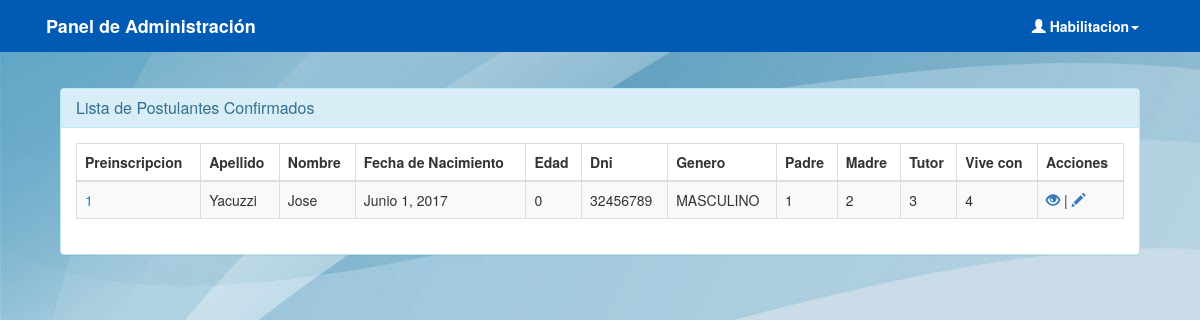
Page /administrador/post-confirmados/ (signed in) on the earlier database version.
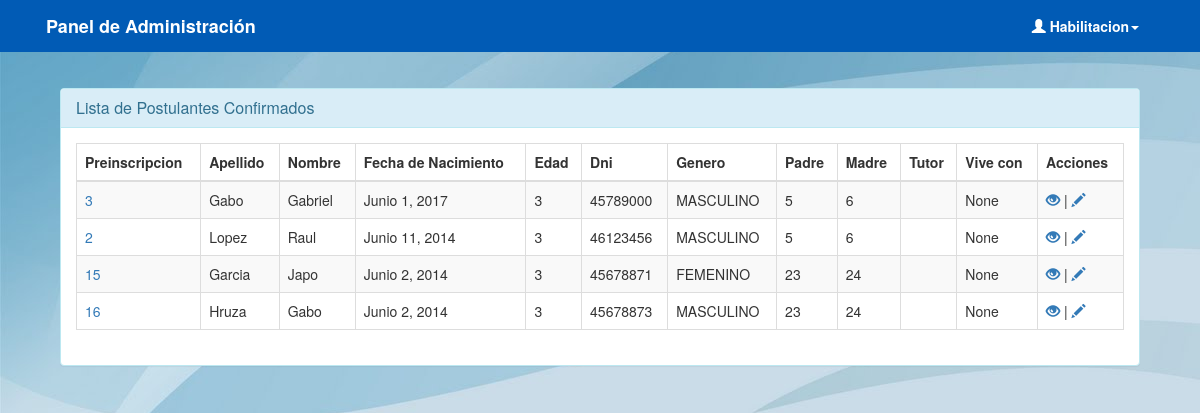
Same page on the later database version.
### preinscripcion/models.py (models this page shows)
class PostulanteConfirmado(models.Model):
    dni                 = models.CharField(max_length=8, unique=True)
    postulante          = models.ForeignKey(Postulante, null=True)

class Postulante(models.Model):
    GENERO = (
        ('FEMENINO', 'Femenino'),
        ('MASCULINO', 'Masculino'),
    )
    apellido 			= models.CharField(max_length=50)
    nombre 				= models.CharField(max_length=50)
    fecha_nacimiento 	= models.DateField()
    edad				= models.PositiveIntegerField()
    dni 				= models.CharField(max_length=8)
    genero				= models.CharField(max_length=15, choices=GENERO, default='MASCULINO')
    domicilio 			= models.CharField(max_length=150)
    vive_con			= models.ForeignKey(Responsable, related_name='vive_con', blank=True, null=True)
    padre				= models.ForeignKey(Responsable, related_name='padre', null=True)
    madre				= models.ForeignKey(Responsable, related_name='madre', null=True)
    tutor				= models.ForeignKey(Responsable, related_name='tutor', null=True)
    hermanos			= models.ManyToManyField('self', blank=True, null=True)
    preinscripcion      = models.ForeignKey(Preinscripcion4Anios, null=True)

class Preinscripcion4Anios(models.Model):
    ESTADOPREINSCRIPCION = (
        ('PREINSCRIPTO', 'Preinscripto'),
        ('CONFIRMADO', 'Confirmado'),
        ('DESCARTADO', 'Descartado'),
        ('AUSENTE', 'Ausente'),
        ('RECHAZADO', 'Rechazado'),
        ('ALUMNO', 'Alumno'),
    )
    fecha               = models.DateField(auto_now_add=True)
    hora                = models.TimeField(auto_now_add=True)
    nro_de_preinscripto = models.CharField(max_length=10, unique=True, default=id_generator)
    nro_de_sorteo       = models.PositiveIntegerField(default=0)
    estado              = models.CharField(max_length=20, choices=ESTADOPREINSCRIPCION, default='PREINSCRIPTO')
    motivo              = models.TextField(default='No contesta')
    confirmado          = models.BooleanField(default=False)
    cicloLectivo        = models.ForeignKey(CicloLectivo, null=True)

class Responsable(models.Model):
    apellido 			= models.CharField(max_length=50)
    nombre 				= models.CharField(max_length=50)
    dni 				= models.CharField(max_length=8)
    email 				= models.EmailField()
    domicilio 			= models.CharField(max_length=150)
    nacionalidad		= models.CharField(max_length=150)
    telefonoPersonal	= models.CharField(max_length=30)

### preinscripcion/views.py (the view)
# urls.py: url(r'^administrador/post-confirmados/$', views.admin_postulantes_confirmados, name='admin_postulantes_confirmados'),
@login_required(login_url='/accounts/login/')
def admin_postulantes_confirmados(request):
  pls = PostulanteConfirmado.objects.all()
  return render(request, 'admin/postulantes-confirmados.html',{
          'pls': pls
          }
          )

### preinscripcion/templatetags/auth_extras.py (called while the page is built)
@register.filter(name='has_group')
def has_group(user, group_name):
    group = Group.objects.get(name=group_name)
    return True if group in user.groups.all() else False

### preinscripcion/templates/admin/postulantes-confirmados.html
{% extends "admin.html" %}
{% block content %}
<div class="panel panel-info">
    <div class="panel-heading">
        <h3 class="panel-title">Lista de Postulantes Confirmados</h3>
    </div>
<div class="panel-body">
    <div style="max-height: 570px; overflow-y: scroll;">
    <table class="table table-bordered table-striped" id="tabla">
        <thead>
            <tr>
                <th>Preinscripcion</th>
                <th>Apellido</th>
                <th>Nombre</th>
                <th>Fecha de Nacimiento</th>
                <th>Edad</th>
                <th>Dni</th>
                <th>Genero</th>
                <th>Padre</th>
                <th>Madre</th>
                <th>Tutor</th>
                <th>Vive con</th>
                <th>Acciones</th>
            </tr>
        </thead>
        <tbody>
        {% for pl in pls %}
            <tr>
                <td><a href="">{{ pl.postulante.preinscripcion.id }}</a></td>
                <td>{{ pl.postulante.apellido }}</td>
                <td>{{ pl.postulante.nombre }}</td>
                <td>{{ pl.postulante.fecha_nacimiento }}</td>
                <td>{{ pl.postulante.edad }}</td>
                <td>{{ pl.postulante.dni }}</td>
                <td>{{ pl.postulante.genero }}</td>
                <td>{{ pl.postulante.padre.id }}</td>
                <td>{{ pl.postulante.madre.id }}</td>
                <td>{{ pl.postulante.tutor.id }}</td>
                <td>{{ pl.postulante.vive_con_id }}</td>
                <td>
                <a href="">
                    <span class="glyphicon glyphicon-eye-open" aria-hidden="true"></span>
                </a>
                |
                <a href="">
                    <span class="glyphicon glyphicon-pencil" aria-hidden="true"></span>
                </a>
                </td>
            </tr>
        {% endfor %}
        </tbody>
    </table>
    </div>
</div>
</div>
{% endblock %}

### preinscripcion/templates/admin.html (shortened to what this page needs)
{% load auth_extras %}
<!DOCTYPE html>
<html lang="es">
<head>
  {% load static %}
	<link rel="stylesheet" type="text/css" href="{% static 'preinscripcion/css/bootstrap.min.css' %}" />
  <link rel="stylesheet" type="text/css" href="{% static 'preinscripcion/css/jquery.dataTables.min.css' %}" />
  <link rel="stylesheet" type="text/css" href="{% static 'preinscripcion/css/admin.css' %}" />
</head>
<body>
{% block menu %}
<nav class="navbar navbar-default">
  <div class="container-fluid">
    <div class="navbar-header">
      <a class="navbar-brand" href="{% url 'admin_mio' %}">Panel de Administración</a>
    </div>
    <div class="collapse navbar-collapse" id="bs-example-navbar-collapse-1">
      <ul class="nav navbar-nav navbar-right">
      <li class="dropdown">
          <a href="#" class="dropdown-toggle" data-toggle="dropdown" role="button" aria-haspopup="true" aria-expanded="false"><span class="glyphicon glyphicon-user" aria-hidden="true"></span> {{ user.get_username }}<span class="caret"></span></a>
        </li>
      </ul>
    </div>
  </div>
</nav>
{% endblock %}
<div id="content" class="container-fluid">
    <div class="col-md-12">
	    {% block content %}{% endblock %}
	  </div>
	</div>
{% load static %}
</body>
</html>

### preinscripcion/static/preinscripcion/css/admin.css (style rules this page uses)
body { background-image: url('../images/fondo-admin.jpg'); }
.navbar-default { background-color: #015bb5; border-color: #015bb5; border-radius: 0px; margin-bottom: 3%; font-weight: bold; }
.navbar-default .navbar-nav>li>a , .navbar-default .navbar-brand { color: white; }
.container-fluid { width: 95%; }
.glyphicon { #font-size: 18px !important; }

Differences in the rows shown:
removed PostulanteConfirmado: postulante.preinscripcion.id "1", postulante.apellido "Yacuzzi", postulante.nombre "Jose", postulante.fecha_nacimiento "Junio 1, 2017", postulante.edad "0", postulante.dni "32456789", postulante.genero "MASCULINO", postulante.padre.id "1", postulante.madre.id "2", postulante.tutor.id "3", postulante.vive_con_id "4"
added PostulanteConfirmado: postulante.preinscripcion.id "3", postulante.apellido "Gabo", postulante.nombre "Gabriel", postulante.fecha_nacimiento "Junio 1, 2017", postulante.edad "3", postulante.dni "45789000", postulante.genero "MASCULINO", postulante.padre.id "5", postulante.madre.id "6", postulante.vive_con_id "None"
added PostulanteConfirmado: postulante.preinscripcion.id "2", postulante.apellido "Lopez", postulante.nombre "Raul", postulante.fecha_nacimiento "Junio 11, 2014", postulante.edad "3", postulante.dni "46123456", postulante.genero "MASCULINO", postulante.padre.id "5", postulante.madre.id "6", postulante.vive_con_id "None"
added PostulanteConfirmado: postulante.preinscripcion.id "15", postulante.apellido "Garcia", postulante.nombre "Japo", postulante.fecha_nacimiento "Junio 2, 2014", postulante.edad "3", postulante.dni "45678871", postulante.genero "FEMENINO", postulante.padre.id "23", postulante.madre.id "24", postulante.vive_con_id "None"
added PostulanteConfirmado: postulante.preinscripcion.id "16", postulante.apellido "Hruza", postulante.nombre "Gabo", postulante.fecha_nacimiento "Junio 2, 2014", postulante.edad "3", postulante.dni "45678873", postulante.genero "MASCULINO", postulante.padre.id "23", postulante.madre.id "24", postulante.vive_con_id "None"
